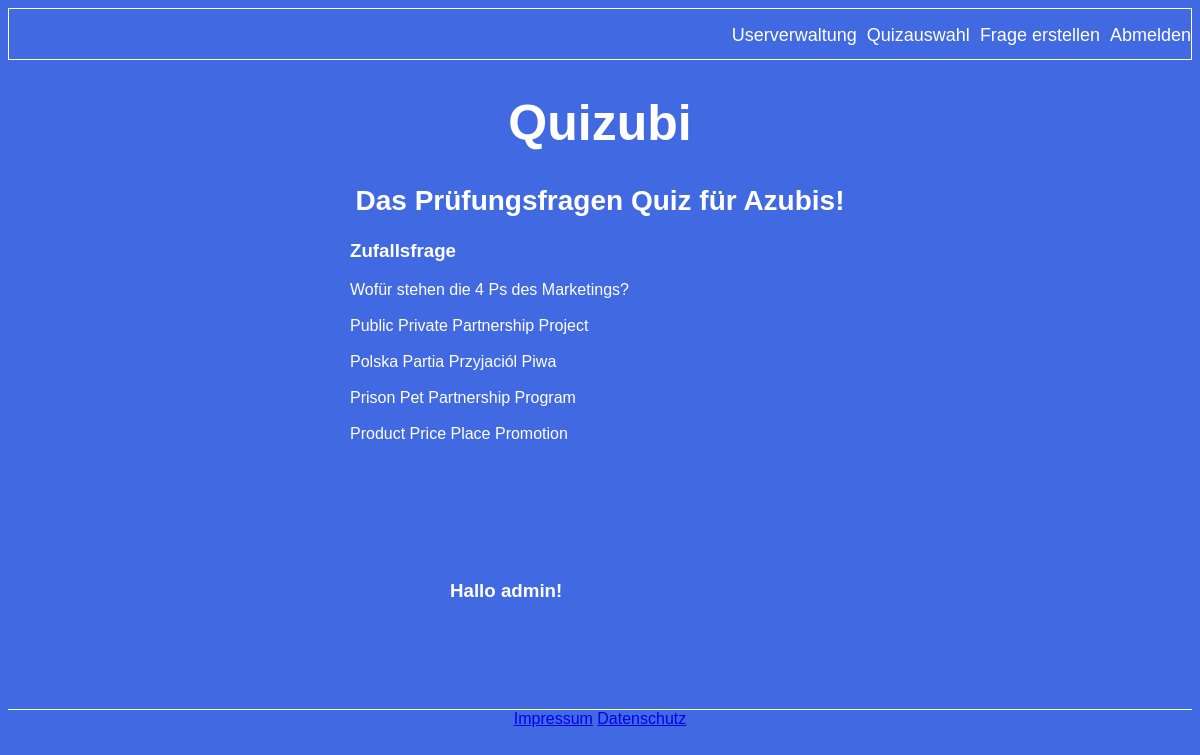
Screenshot of / (signed in) with the database file from the repository.
### tables this page shows
CREATE TABLE `fragen` (
	`id` int(11) PRIMARY KEY AUTO_INCREMENT NOT NULL,
	`fragetext` text NOT NULL,
	`user_id` int NOT NULL,
	FOREIGN KEY (`user_id`) REFERENCES `user` (`id`)
);

CREATE TABLE `antworten` (
	`id` int PRIMARY KEY AUTO_INCREMENT NOT NULL,
	`antworttext` varchar(255) NOT NULL,
	`wahrheit` tinyint(1) NOT NULL,
	`frage_id` int NOT NULL,
	FOREIGN KEY (`frage_id`) REFERENCES `fragen` (`id`)
);

### php/class/dbaccess.php (the view, shortened to what this page needs)
<?php
class Database{
    public $mysqli;
    private function db_connect(){
        $this->host = 'localhost';
        $this->user = 'grp4_user';
        $this->pass = '';
        $this->db = 'Gruppe4DB';
        $this->mysqli = new mysqli($this->host, $this->user, $this->pass, $this->db);
        return $this->mysqli;
    }
    public function get_zufallsfrage() {
        $min = 0;
        $maxQuery = "SELECT id FROM fragen;";
        $result = $this->mysqli->query($maxQuery);
        $max = $this->mysqli->affected_rows;
        $zufallszahl = rand($min,$max-1);
        $zufallsfrageId = $result->fetch_all()[$zufallszahl][0];
        $zufallsfrageQuery = "SELECT id, fragetext FROM fragen WHERE id=$zufallsfrageId;";
        $result = $this->mysqli->query($zufallsfrageQuery);
        $frage =  $result->fetch_all();
        echo "<div id=\"frage\">".$frage[0][1]."</div><br>";
        $frage_id = $frage[0][0];
        $antwort_query = "SELECT antworttext FROM antworten WHERE frage_id=$frage_id;";
        $result = $this->mysqli->query($antwort_query);
        while($zeile = $result->fetch_assoc()) {
            echo "<div id='antwort'>".$zeile['antworttext']."</div><br>";
        }
    }
}
?>

### css/style.css (style rules this page uses)
* { font-family: 'Poppins', sans-serif; }
body { background-color: royalblue ; }

### rows the page displays
fragen: fragetext "Wofür stehen die 4 Ps des Marketings?"
antworten: antworttext "Public Private Partnership Project"
antworten: antworttext "Polska Partia Przyjaciól Piwa"
antworten: antworttext "Prison Pet Partnership Program"
antworten: antworttext "Product Price Place Promotion"

### other values shown
$_SESSION['userName'] "admin"
